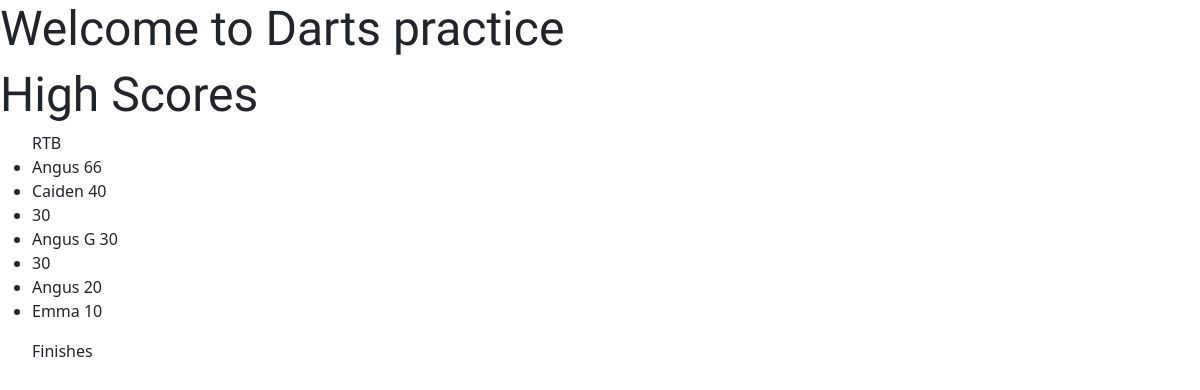
Before: /highscores with the older database file.
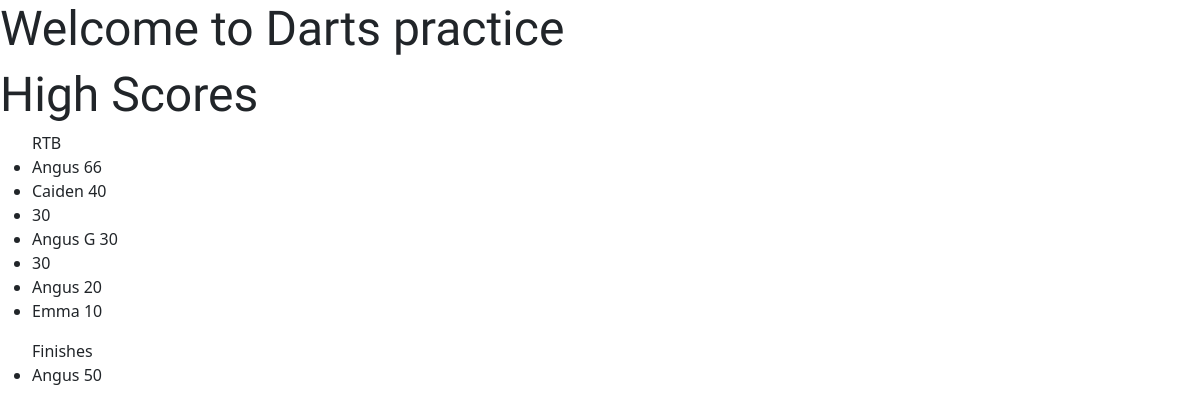
After: the same page with the newer database file.
### practice/models.py (models this page shows)
class rtbHighScore(models.Model):
    name = models.CharField(max_length=20)
    score = models.IntegerField()

class finishesHighScore(models.Model):
    name = models.CharField(max_length=20)
    score = models.IntegerField()

### practice/views.py (the view)
# urls.py: path("highscores", views.highscores, name="highscores")
def highscores(request):
    context =  {"scores" : rtbHighScore.objects.all().order_by('-score').values(), "scores2" : finishesHighScore.objects.all().order_by('-score').values()}
    return render(request, 'highscores.html', context)

### practice/templates/highscores.html
{% extends "base.html" %}
{% block content %}
<h1>High Scores</h1>
<ul>
    RTB
    {% for score in scores %}
     <li>{{ score.name }} {{score.score}}</li>
    {% endfor %}
</ul>
<ul>
    Finishes
    {% for score in scores2 %}
     <li>{{ score.name }} {{score.score}}</li>
    {% endfor %}
</ul>
{% endblock %}

Changed rows visible on the page:
added finishesHighScore: name "Angus", score "50"
